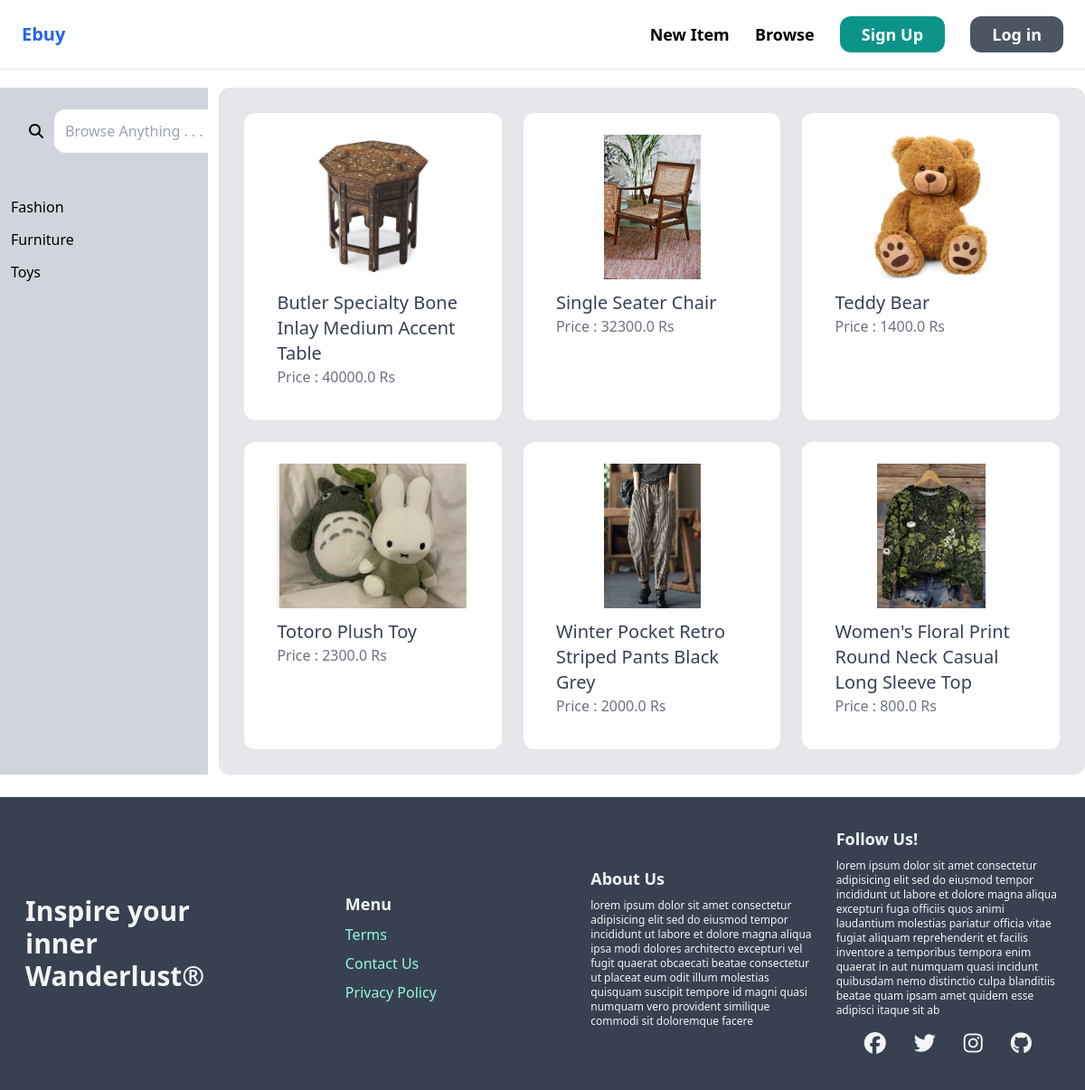
The app's page /items/ with its own data.
### items/models.py (models this page shows, shortened)
class Categories(models.Model):
    name = models.CharField(max_length=255)
    class Meta:
        verbose_name_plural = "Categories"
        ordering = ('name',)
    def __str__(self):
        return self.name

class Item(models.Model):
    class Meta:
        verbose_name_plural = "items"
        ordering = ("Name",)
    Category = models.ForeignKey(Categories, related_name = "items", on_delete = models.CASCADE)
    Name = models.CharField(max_length = 255)
    Description = models.TextField(blank = True, null= True)
    Image = models.ImageField(upload_to = "item_images", blank = True, null= True)
    Price = models.FloatField()
    Is_sold = models.BooleanField(default = False)
    User = models.ForeignKey(User, related_name = "items", on_delete = models.CASCADE)
    Added_on = models.DateTimeField(auto_now_add = True)

### items/views.py (the view)
# urls.py: path('', views.browse, name = "browse"),
def browse(request):
    query = request.GET.get('query', '')
    items = Item.objects.filter(Is_sold = False)
    categories = Categories.objects.all
    category_id = request.GET.get('category', 0)
    if query:
        items= items.filter(Q(Name__icontains=query) | Q(Description__icontains=query))
    if category_id:
        items = items.filter(category_id = category_id)
    return render(request, "item/browse.html", {"items" : items, "query" : query, "categories" : categories, "category_id" : int(category_id) })

### items/templates/item/browse.html (shortened to what this page needs)
{% extends "core/base.html" %}
{%block heading%}
<div class = " grid grid-cols-5 gap-3 ">
    <div class = " col-span-1 bg-gray-300 pt-1 ">
        <div>
        <form class = "p-5" method = 'get' action = " {% url 'item:browse' %}" >
            <div class = "flex ">
                <div class = " font-4xl text-align-center m-3" ><i class="fa-solid fa-magnifying-glass"></i></div>
                <div>
            <input class = " p-3 mb-4 rounded-xl bg-white" name = "query" type = "text" value = "{{query}}"  placeholder = "Browse Anything . . ."></div>
                </div>
        </form>
    </div>
    <div>
        <ul>
        {% for category in categories %}
            <li class = " m-3 {% if category.id == category_id %} hover:bg-gray-400 p-3 rounded-xl{% endif %}">
            <a href = "{% url 'item:browse' %}?query={{query}}&category={{category.id}}" > {{category}} </a>
            </li>
        {% endfor %}
    </div></div>
    <div class = "col-span-4 bg-gray-200 p-7 rounded-xl">
        <div class = "grid grid-cols-3 gap-6 ">
            {% for item in items%}
                <div class="bg-white rounded-xl p-6">
                    <a href = "{% url 'item:detail' item.id %}">
                    <div style="height:10rem" >
                        <center>
                            <img src = "{{item.Image.url}}"  style="height:10rem" class = "px-3" >
                        </center>
                    </div>
                    <div class= " p-3 rounded-b-xl">
                        <h2 class="text-xl text-gray-700 ">{{ item.Name }}</h2>
                        <p class="text-gray-500">Price : {{ item.Price }} Rs</p>
                    </div>
                </a>
                </div>
            {% endfor %}
    </div>
</div>
</div>
{% endblock%}

### records on screen
Categories: name "Fashion"
Categories: name "Furniture"
Categories: name "Toys"
Item: Image (picture), Name "Butler Specialty Bone Inlay Medium Accent Table", Price "40000.0"
Item: Image (picture), Name "Single Seater Chair", Price "32300.0"
Item: Image (picture), Name "Teddy Bear", Price "1400.0"
Item: Image (picture), Name "Totoro Plush Toy", Price "2300.0"
Item: Image (picture), Name "Winter Pocket Retro Striped Pants Black Grey", Price "2000.0"
Item: Image (picture), Name "Women's Floral Print Round Neck Casual Long Sleeve Top", Price "800.0"
